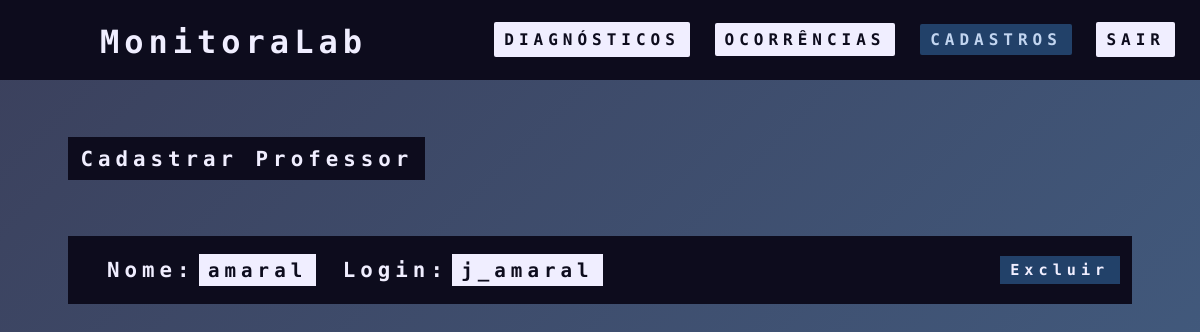
/usuarios/diretoria/professores-cadastrados.php (signed in), run on an earlier commit of the app's database.
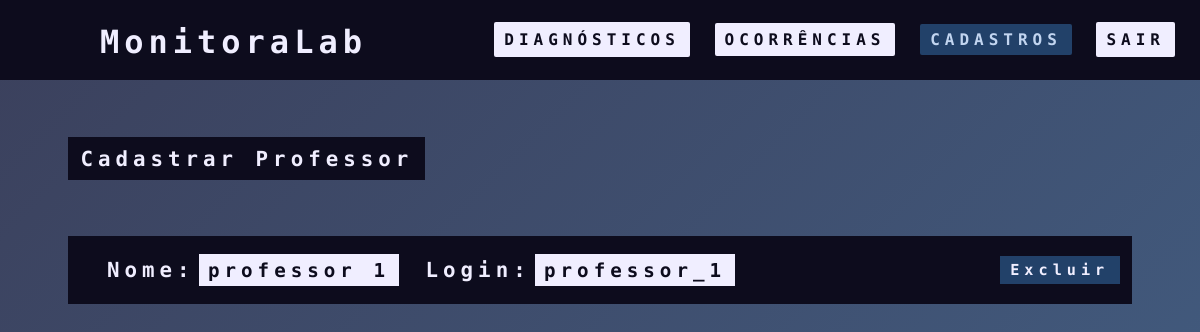
And on a later commit of the database.
### tables this page shows
CREATE TABLE `professor` (
  `Login` varchar(30) NOT NULL,
  `Nome` varchar(30) NOT NULL,
  `Senha` varchar(30) NOT NULL,
  `Login_Direcao` varchar(30) DEFAULT NULL
);

### usuarios/diretoria/professores-cadastrados.php (the view, shortened to what this page needs)
<?php
   $conexao = ConectarBanco();
   $sql_query = $conexao->query("SELECT `Login`, `Nome` FROM `professor`") or die ($conexao->error);
?>
<!DOCTYPE html>
<html lang="pt-BR">
    <head>
        <link rel="stylesheet" type="text/css" href="../../css/navbar_TC.css">
        <link rel="stylesheet" type="text/css" href="../../css/cadastros.css">
        <link rel="stylesheet" href="../../css/fonte-alert.css">
    </head>
    <body>
        <nav>
            <label class="logo">MonitoraLab</label>
            <ul>
                <li><a href="inicio.php">Diagnósticos</a></li>
                <li><a href="ocorrencias.php">Ocorrências</a></li>
                <li><a class="active">Cadastros</a></li>
                <li><a class="Btn-Sair" onclick="Sair()" style="cursor: pointer;">Sair</a> </li>
            </ul>
        </nav>
        <br><br><br>
        <a href="cadastrar-professor.php" id="Cadastrar">Cadastrar Professor</a>
        <br><br>
        <?php
            while ($professor = $sql_query->fetch_assoc())
            {
        ?>
        <div id="Cadastros">
            <div class="nome-login">
                <h1>Nome:</h1> <div class="Itens"><?php echo $professor['Nome']; ?></div>
                <h1>Login:</h1> <div class="Itens"><?php echo $professor['Login']; ?></div>
            </div>
            <a href="#" class="Btn-Excluir" onclick="ExcluirUsuario(this)" var-login="<?php echo
                $professor['Login']; ?>" style="cursor: pointer;">Excluir</a>
        </div>
        <?php
            }
        ?>
    </body>
</html>

### css/navbar_TC.css (style rules this page uses)
nav { background: var(--fundo-navbar); height: 80px; width: 100%; }
label.logo { color: var(--texto); font-size: 200%; line-height: 85px; margin-left: 100px; font-weight: bold; }
nav ul { float: right; margin-right: 20px; }
nav ul li { display: inline-block; line-height: 80px; margin: 0 5px; }
nav ul li a { color: var(--texto-nav); background-color: var(--fundo-a); font-size: 100%; padding: 4% 10px; text-transform: uppercase; font-family: 'Roboto Mono', monospace; font-weight: bold; letter-spacing: 5px; border-radius: 2px; }
a.Btn-Sair { color: var(--texto-nav); background-color: var(--fundo-a); font-size: 100%; padding: 8px 10px; text-transform: uppercase; font-family: 'Roboto Mono', monospace; font-weight: bold; letter-spacing: 5px; border-radius: 2px; }
a.active { background: var(--fundo-hover); color: var(--texto-hover); font-size: 100%; }
a.Btn-Excluir { background-color: var(--botao-2); height: 25%; font-size: 95%; padding: 0.5% 1%; text-align: center; color: var(--texto); }

### css/cadastros.css (style rules this page uses)
html { min-height: 100vh; }
* { margin: 0; padding: 0; text-decoration: none; list-style: none; }
body { background: var(--fundo-gradiente); font-family: 'Roboto Mono', monospace; font-weight: bold; letter-spacing: 5px; min-height: 100vh; }
#Cadastrar { background-color: var(--fundo-1); color: var(--texto); padding: 0.8% 1%; width: fit-content; font-size: 130%; margin-left: 5.7%; display: block; transition: .5s; }
#Cadastros { background-color: var(--fundo-2); color: var(--texto-2); height: auto; margin: 1.5% 5.7%; padding: 1.5% 1%; display: flex; align-items: center; justify-content: space-between; }
.nome-login { display: flex; align-items: center; width:300%; }
.Itens { background-color: var(--fundo-txt); height: 25%; font-size: 120%; padding: 0.5% 1%; margin: 0 0% 0 3%; text-align: center; }
h1 { color: var(--texto); font-size: 130%; margin: 0 -2.5% 0 3%; }
a.Btn-Excluir { background-color: var(--botao-2); height: 25%; font-size: 95%; padding: 0.5% 1%; margin: 0 0% 0 3%; text-align: center; color: var(--texto); }

### css/cores.css (style rules this page uses)
.tema-claro, :root { --fundo-navbar: #161B33; --fundo-a: #c2d5f0; --texto-nav: #161B33; --fundo-hover: #224169; --texto-hover: #C2D5F0; --fundo-gradiente: linear-gradient(135deg, #5f82b1, #c2d5f0); --fundo-gradiente-2: linear-gradient(135deg, #395D8D, #91B4E3 ); --texto: #F0EEFF; --texto-2: ; --icone: #224169; --fundo-caixa: #224169; --fundo-txt: #F0EEFF; --cor-txt: #224169; --texto-placehoder: ; --botao: #161b33; --botao-hover: #323853; --botao-texto: ; --fundo-nav: #224169; --fundo-1: #161B33; --fundo-2: #C2D5F0; --fundo-label: #224169; --fundo-caixa-2:#c2d5f0; --fundo-bloco: #C2D5F0; }
.tema-escuro, :root { --fundo-navbar: #0D0C1D; --fundo-a: #F0EEFF; --texto-nav: #0D0C1D; --fundo-hover: #224169; --texto-hover: #C2D5F0; --fundo-gradiente: linear-gradient(135deg, #3b405c 0%, #436085 100%); --fundo-gradiente-2: linear-gradient(135deg, #1C375A 0%, #345681 1); --fundo-1: #0d0C1D; --fundo-2: #0D0C1D; --texto: #F0EEFF; --texto-2: #0D0C1D; --icone: #c2d5f0; --fundo-caixa: #0D0C1D; --fundo-caixa-2: #161B33; --fundo-txt: #F0EEFF; --fundo-txt-2: #224169; --cor-txt: #0D0C1D; --texto-placehoder: ; --botao: #0D0C1D; --botao-2: #224169; --botao-hover: #C2D5F0; --botao-hover-2: #224169; --borda: #c2d5f0; --fundo-label:#323853; --fundo-bloco: #0D0C1D; }

What changed in the data, as far as the page shows it:
removed professor: Nome "amaral", Login "j_amaral"
added professor: Nome "professor 1", Login "professor_1"
